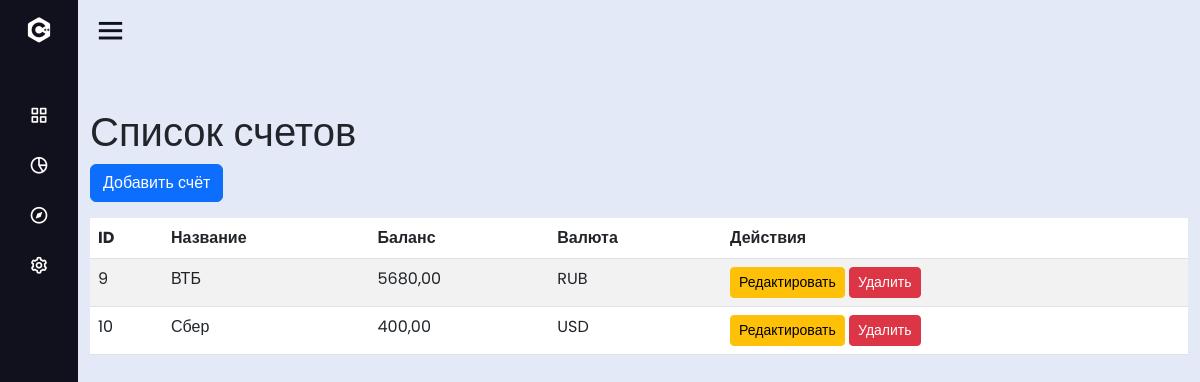
The page /initial/accounts/ (signed in) on the database as committed earlier.
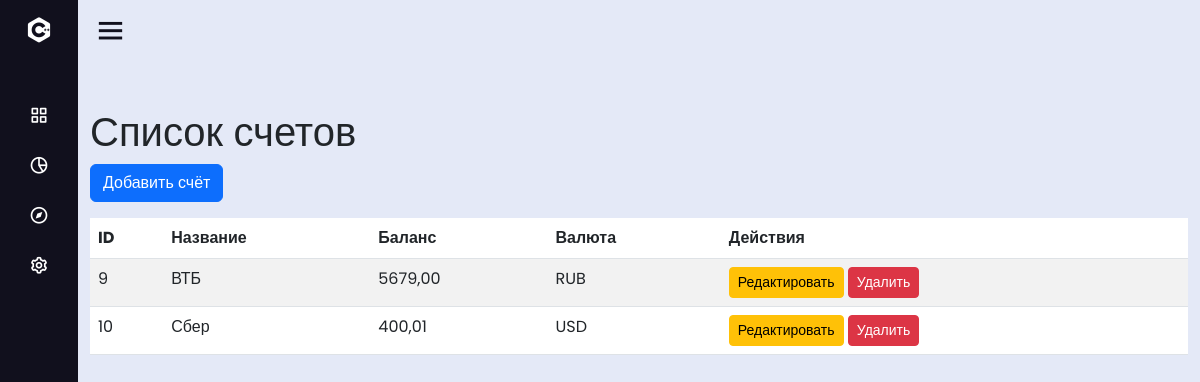
The same page on the database as committed later.
### ms/models.py (models this page shows, shortened)
class Account(models.Model):
    user = models.ForeignKey(User, on_delete=models.CASCADE, related_name='accounts')
    name = models.CharField(max_length=50)
    balance = models.DecimalField(max_digits=10, decimal_places=2, default=0.00)
    currency = models.ForeignKey(
        Currency,
        on_delete=models.SET_NULL,  # При удалении счета валюта останется в базе, но сбрасывается на NULL
        null=True,  # Разрешаем пустое значение для валюты
        blank=True,  # Разрешаем пустое значение в формах
        default=1  # Можно указать ID валюты RUB, если она обязательна
    )
    class Meta:
        unique_together = ('user', 'name')  # Уникальные счета для каждого пользователя

class Currency(models.Model):
    code = models.CharField(max_length=3, unique=True)  # Код валюты (например, USD, EUR)
    name = models.CharField(max_length=50)  # Название валюты (например, "Доллар США")
    rate_to_base = models.DecimalField(  # Курс обмена к базовой валюте
        max_digits=10, decimal_places=4, default=1.0,
        help_text="Курс относительно базовой валюты (например, RUB=1.0)"
    )

### ms/views.py (the view)
# urls.py: path('initial/accounts/', views.accounts_view, name='accounts'),
@login_required
def accounts_view(request):
    accounts = Account.objects.filter(user=request.user)
    return render(request, 'ms/home/initial/accounts/account.html', {'accounts': accounts})

### ms/templates/ms/home/initial/accounts/account.html (shortened to what this page needs)
<!DOCTYPE html>
{% extends 'ms/home/initial/initial.html' %}
{% block content %}
<html lang="en">
<head>
  <link href="https://cdn.jsdelivr.net/npm/bootstrap@5.3.0/dist/css/bootstrap.min.css" rel="stylesheet">
</head>
<body>
<div class="container mt-5">
  <h1>Список счетов</h1>
  <button class="btn btn-primary mb-3" data-bs-target="#accountModal" data-bs-toggle="modal"
          onclick="openAccountModal()">Добавить счёт
  </button>
  <table class="table table-striped">
    <thead>
    <tr>
      <th>ID</th>
      <th>Название</th>
      <th>Баланс</th>
      <th>Валюта</th>
      <th>Действия</th>
    </tr>
    </thead>
    <tbody>
    {% for account in accounts %}
    <tr>
      <td>{{ account.id }}</td>
      <td>{{ account.name }}</td>
      <td>{{ account.balance }}</td>
      <td>{{ account.currency.code }}</td>
      <td>
        <button class="btn btn-warning btn-sm" data-bs-target="#accountModal" data-bs-toggle="modal"
                onclick="openAccountModal({{ account.id }})">Редактировать
        </button>
        <button class="btn btn-danger btn-sm" onclick="deleteAccount({{ account.id }})">Удалить</button>
      </td>
    </tr>
    {% endfor %}
    </tbody>
  </table>
</div>
</body>
</html>
{% endblock %}

Rows that differ between the two databases and show on the page:
changed Account "ВТБ": balance "5680,00" → "5679,00"
changed Account "Сбер": balance "400,00" → "400,01"
